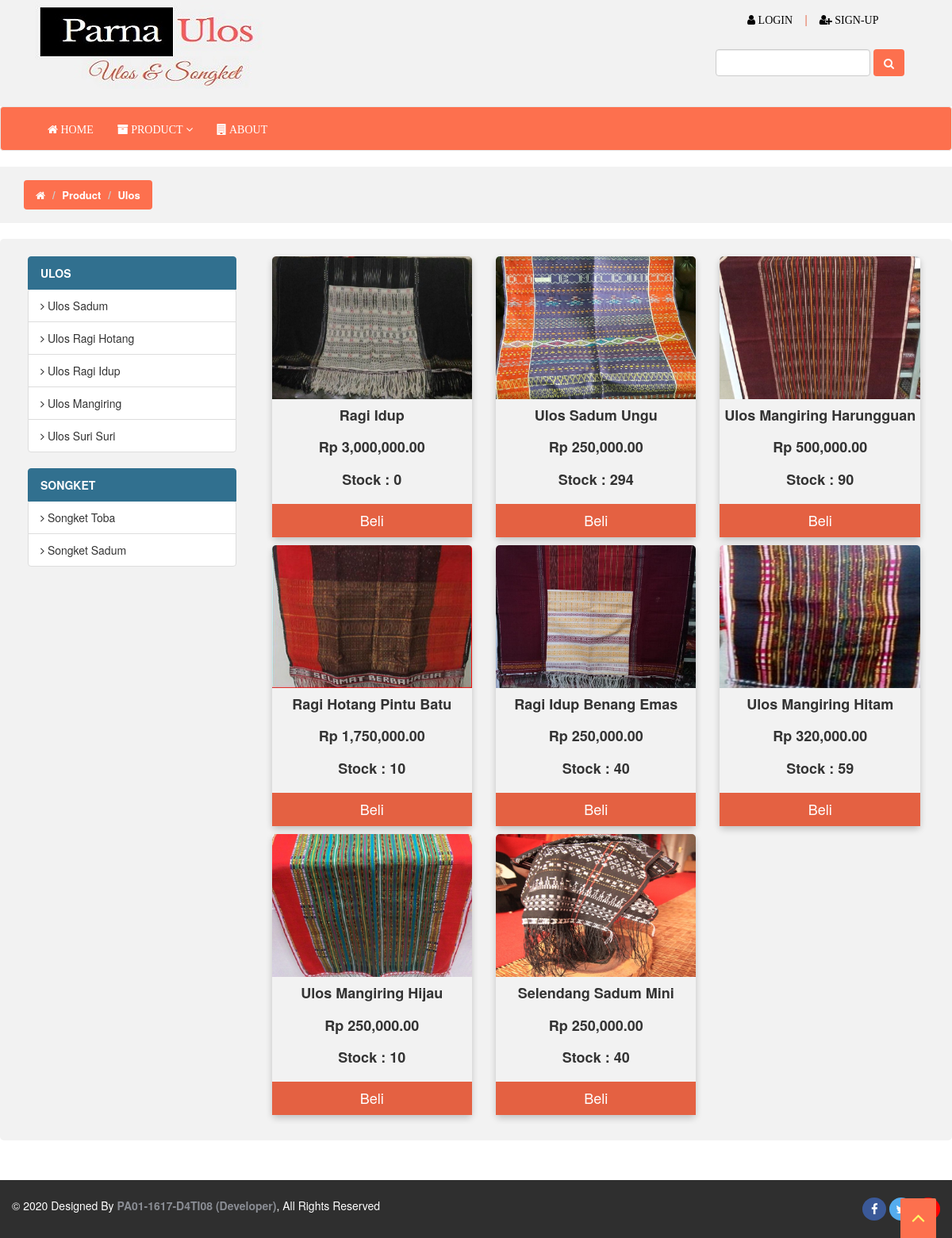
Page /PA1/ulos.php on the committed database.
### tables this page shows
CREATE TABLE `produk` (
  `id_produk` bigint(20) NOT NULL,
  `nama` varchar(30) NOT NULL,
  `kategori` bigint(20) NOT NULL,
  `harga` double NOT NULL,
  `stock` int(11) NOT NULL,
  `gambar` varchar(30) NOT NULL,
  `keterangan` text NOT NULL
);

### PA1/ulos.php (the view, shortened to what this page needs)
<!DOCTYPE html>
<html lang="en">
	<head>
		<link rel="stylesheet" href="css/style.css">
		<link rel="stylesheet" href="css/animate.css">
		<link rel="stylesheet" href="css/font-awesome.css">
		<link rel="stylesheet" href="css/bootstrap.min.css" >
	</head>
	<body>
		<?php
			require_once(dirname(__FILE__).'/commons/header.php');
		?>
		<?php
			require_once(dirname(__FILE__).'/commons/menubar.php');
		?>
		<section id="inner-headline">
		<div class="container">
			<div class="row">
				<div class="col-md-12">
					<ul class="breadcrumb">
						<li><a href="index.php"><i class="fa fa-home"></i></a><i class="icon-angle-right"></i></li>
						<li><a href="#">Product</a></li>
						<li><a href="#">Ulos</a></li>
					</ul>
				</div>
			</div>
		</div>
		</section>
		<section class="product">
			<div class="container">
				<div class="row">
					<div class="col-md-3">
						<div>
							<a href="#" class="list-group-item active  list-group-item-info"><b>ULOS</b></a>
							<ul class="list-group">
								<li class="list-group-item">
									<i class="fa fa-angle-right"></i> Ulos Sadum
								</li>
								<li class="list-group-item">
									<i class="fa fa-angle-right"></i> Ulos Ragi Hotang
								</li>
								<li class="list-group-item">
									<i class="fa fa-angle-right"></i> Ulos Ragi Idup
								</li>
								<li class="list-group-item">
									<i class="fa fa-angle-right"></i> Ulos Mangiring
								</li>
								<li class="list-group-item">
									<i class="fa fa-angle-right"></i> Ulos Suri Suri
								</li>
							</ul>
						</div>
						<div>
							<a href="songket.php" class="list-group-item active list-group-item-info"><b>SONGKET</b></a>
							<ul class="list-group">
								<li class="list-group-item">
									<i class="fa fa-angle-right"></i> Songket Toba
								</li>
								<li class="list-group-item">
									<i class="fa fa-angle-right"></i> Songket Sadum
								</li>
							</ul>
						</div>
					</div>
					<div class="col-md-9">
						<?php
							$query = "SELECT * FROM produk WHERE kategori = 1";
							$item = mysqli_query($conn, $query);
							while($items = mysqli_fetch_array($item)){
						?>
						<div class="col-md-4">
						 <div class="card">
						  <?php echo '<img src="img/produk/'.$items['gambar'].'"alt="Avatar">' ?>
							<h4><b><?=$items['nama']?></b></h4>
							<h4><b>Rp <?=number_format($items['harga'])?>.00</b></h4>
							<h4><b>Stock : <?=$items['stock']?></b></h4>
							<p><a href="newbuy.php?items_id=<?=$items['id_produk']?>"><button>Beli</button></a></p>
						</div>
						</div>
					<?php }; ?>
					</div>
				</div>
			</div>
		</section>
		<?php
			require_once(dirname(__FILE__).'/commons/footer.php');
		?>
		<a href="#" class="scrollup"><i class="fa fa-angle-up fa-2x active"></i></a>
	</body>
</html>

### PA1/css/style.css (style rules this page uses)
body { font-family:'Open Sans',Arial,Helvetice Neue,sans-serif; font-size:14px; font-weight:300; line-height:1.6em; color:#333; }
h1,h2,h3,h4,h5,h6 { color:#333; line-height:1.1em; }
p { color:#333; }
a { text-decoration:none; transition: all 0.1s ease-in-out; -moz-transition: all 0.1s ease-in-out; -webkit-transition: all 0.1s ease-in-out; -o-transition: all 0.1s ease-in-out; outline: none; color:#333; }
.card { box-shadow: 0 4px 8px 0 rgba(0,0,0,0.2); transition: 0.3s; border-radius: 5px; text-align:center; background: #f2f2f2; }
.card img { height: 180px; }
.card h4 { padding:0 0 10px 0; }
.card button { border: none; outline: 0; display: inline-block; padding: 8px; color: white; background-color: #e46142; text-align: center; cursor: pointer; width: 100%; font-size: 18px; }
.container { padding: 2px 16px; }
.card img { border-radius: 5px 5px 0 0; width:100%; }
.product { display:block; margin: 20px 0 50px 0; background: #f2f2f2; width:100%; padding:20px; border-radius:5px; }
.scrollup { position:fixed; width:32px; height:32px; bottom:0px; right:20px; background: #fd704e; -webkit-border-radius: 2px 2px 0 0; -moz-border-radius: 2px 2px 0 0; border-radius: 2px 2px 0 0; }
a.scrollup { outline:0; text-align: center; width:45px; height:50px; }
a.scrollup i { margin-top: 10px; color: #ff6; }
#inner-headline { background: #f2f2f2; position:relative; margin:0; padding:0; color:#fff; }
#inner-headline ul.breadcrumb { margin:15px 0 15px; float:left; background: #fd704e; }
#inner-headline ul.breadcrumb li { margin-bottom:0; padding-bottom:0; }
#inner-headline ul.breadcrumb li { font-size:13px; color: #ff6; font-weight: 600; }
#inner-headline ul.breadcrumb li i { color:#fff; }
#inner-headline ul.breadcrumb li a { color:#fff; }
.inner-footer ul li,a { list-style:none; }

### rows in the picture
produk: gambar (picture), nama "Ragi Idup", harga "3,000,000", stock "0"
produk: gambar (picture), nama "Ulos Sadum Ungu", harga "250,000", stock "294"
produk: gambar (picture), nama "Ulos Mangiring Harungguan", harga "500,000", stock "90"
produk: gambar (picture), nama "Ragi Hotang Pintu Batu", harga "1,750,000", stock "10"
produk: gambar (picture), nama "Ragi Idup Benang Emas", harga "250,000", stock "40"
produk: gambar (picture), nama "Ulos Mangiring Hitam", harga "320,000", stock "59"
produk: gambar (picture), nama "Ulos Mangiring Hijau", harga "250,000", stock "10"
produk: gambar (picture), nama "Selendang Sadum Mini", harga "250,000", stock "40"
